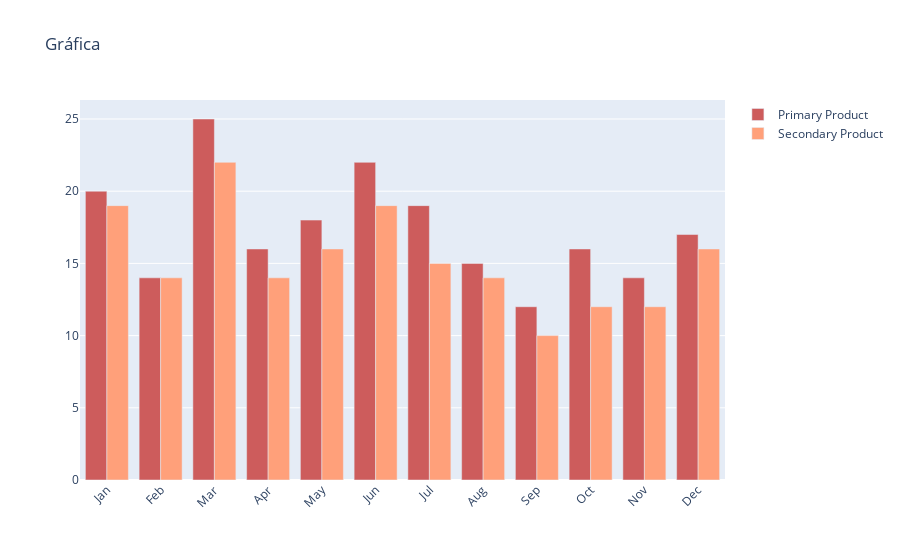

The notebook cell saved with this chart:
### Code cell
import plotly.graph_objects as go

months = ['Jan', 'Feb', 'Mar', 'Apr', 'May', 'Jun',
          'Jul', 'Aug', 'Sep', 'Oct', 'Nov', 'Dec']

fig = go.Figure()
fig.add_trace(go.Bar(
    x=months,
    y=[20, 14, 25, 16, 18, 22, 19, 15, 12, 16, 14, 17],
    name='Primary Product',
    marker_color='indianred'
))
fig.add_trace(go.Bar(
    x=months,
    y=[19, 14, 22, 14, 16, 19, 15, 14, 10, 12, 12, 16],
    name='Secondary Product',
    marker_color='lightsalmon'
))

# Here we modify the tickangle of the xaxis, resulting in rotated labels.
fig.update_layout(barmode='group', xaxis_tickangle=-45, title="Gráfica")
fig.show()

### Figure 1 — Plotly figure (JSON) as saved in the notebook; plotly's stock layout.template omitted (floating-point values rounded to 4 significant figures)
{"data": [{"marker": {"color": "indianred"}, "name": "Primary Product", "type": "bar", "x": ["Jan", "Feb", "Mar", "Apr", "May", "Jun", "Jul", "Aug", "Sep", "Oct", "Nov", "Dec"], "y": [20, 14, 25, 16, 18, 22, 19, 15, 12, 16, 14, 17]}, {"marker": {"color": "lightsalmon"}, "name": "Secondary Product", "type": "bar", "x": ["Jan", "Feb", "Mar", "Apr", "May", "Jun", "Jul", "Aug", "Sep", "Oct", "Nov", "Dec"], "y": [19, 14, 22, 14, 16, 19, 15, 14, 10, 12, 12, 16]}], "layout": {"barmode": "group", "title": {"text": "Gráfica"}, "xaxis": {"tickangle": -45}}}
